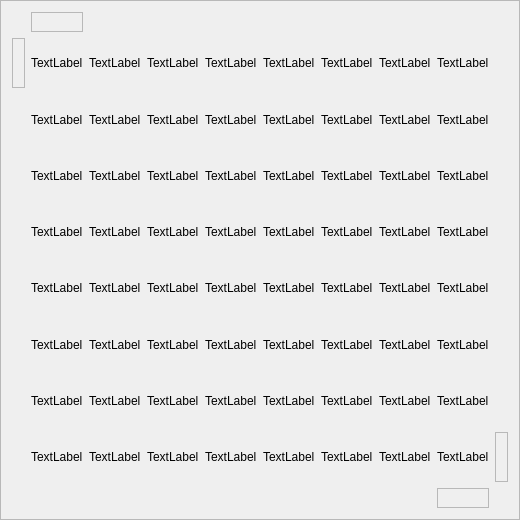
  <widget class="QFrame" name="PieceFrame">
   <property name="geometry">
    <rect>
     <x>0</x>
     <y>0</y>
     <width>520</width>
     <height>520</height>
    </rect>
   </property>
   <property name="frameShape">
    <enum>QFrame::StyledPanel</enum>
   </property>
   <property name="frameShadow">
    <enum>QFrame::Raised</enum>
   </property>
   <layout class="QGridLayout" name="gridLayout_3">
    <item row="7" column="3">
     <widget class="QLabel" name="label_108">
      <property name="text">
       <string>TextLabel</string>
      </property>
     </widget>
    </item>
    <item row="7" column="5">
     <widget class="QLabel" name="label_110">
      <property name="text">
       <string>TextLabel</string>
      </property>
     </widget>
    </item>
    <item row="8" column="4">
     <widget class="QLabel" name="label_116">
      <property name="text">
       <string>TextLabel</string>
      </property>
     </widget>
    </item>
    <item row="1" column="6">
     <widget class="QLabel" name="label_66">
      <property name="text">
       <string>TextLabel</string>
      </property>
     </widget>
    </item>
    <item row="7" column="8">
     <widget class="QLabel" name="label_113">
      <property name="text">
       <string>TextLabel</string>
      </property>
     </widget>
    </item>
    <item row="4" column="8">
     <widget class="QLabel" name="label_92">
      <property name="text">
       <string>TextLabel</string>
      </property>
     </widget>
    </item>
    <item row="8" column="8">
     <widget class="QLabel" name="label_120">
      <property name="text">
       <string>TextLabel</string>
      </property>
     </widget>
    </item>
    <item row="6" column="2">
     <widget class="QLabel" name="label_100">
      <property name="text">
       <string>TextLabel</string>
      </property>
     </widget>
    </item>
    <item row="5" column="1">
     <widget class="QLabel" name="label_70">
      <property name="text">
       <string>TextLabel</string>
      </property>
     </widget>
    </item>
    <item row="5" column="3">
     <widget class="QLabel" name="label_95">
      <property name="text">
       <string>TextLabel</string>
      </property>
     </widget>
    </item>
    <item row="4" column="4">
     <widget class="QLabel" name="label_88">
      <property name="text">
       <string>TextLabel</string>
      </property>
     </widget>
    </item>
    <item row="7" column="1">
     <widget class="QLabel" name="label_72">
      <property name="text">
       <string>TextLabel</string>
      </property>
     </widget>
    </item>
    <item row="7" column="6">
     <widget class="QLabel" name="label_111">
      <property name="text">
       <string>TextLabel</string>
      </property>
     </widget>
    </item>
    <item row="8" column="7">
     <widget class="QLabel" name="label_119">
      <property name="text">
       <string>TextLabel</string>
      </property>
     </widget>
    </item>
    <item row="8" column="9">
     <widget class="QFrame" name="frame_69">
      <property name="maximumSize">
       <size>
        <width>20</width>
        <height>16777215</height>
       </size>
      </property>
      <property name="frameShape">
       <enum>QFrame::StyledPanel</enum>
      </property>
      <property name="frameShadow">
       <enum>QFrame::Raised</enum>
      </property>
     </widget>
    </item>
    <item row="1" column="8">
     <widget class="QLabel" name="label_68">
      <property name="text">
       <string>TextLabel</string>
      </property>
     </widget>
    </item>
    <item row="2" column="1">
     <widget class="QLabel" name="label_58">
      <property name="text">
       <string>TextLabel</string>
      </property>
     </widget>
    </item>
    <item row="3" column="3">
     <widget class="QLabel" name="label_81">
      <property name="text">
       <string>TextLabel</string>
      </property>
     </widget>
    </item>
    <item row="1" column="7">
     <widget class="QLabel" name="label_67">
      <property name="text">
       <string>TextLabel</string>
      </property>
     </widget>
    </item>
    <item row="2" column="7">
     <widget class="QLabel" name="label_79">
      <property name="text">
       <string>TextLabel</string>
      </property>
     </widget>
    </item>
    <item row="4" column="1">
     <widget class="QLabel" name="label_69">
      <property name="text">
       <string>TextLabel</string>
      </property>
     </widget>
    </item>
    <item row="2" column="3">
     <widget class="QLabel" name="label_75">
      <property name="text">
       <string>TextLabel</string>
      </property>
     </widget>
    </item>
    <item row="8" column="1">
     <widget class="QLabel" name="label_73">
      <property name="text">
       <string>TextLabel</string>
      </property>
     </widget>
    </item>
    <item row="5" column="4">
     <widget class="QLabel" name="label_94">
      <property name="text">
       <string>TextLabel</string>
      </property>
     </widget>
    </item>
    <item row="5" column="2">
     <widget class="QLabel" name="label_93">
      <property name="text">
       <string>TextLabel</string>
      </property>
     </widget>
    </item>
    <item row="3" column="6">
     <widget class="QLabel" name="label_84">
      <property name="text">
       <string>TextLabel</string>
      </property>
     </widget>
    </item>
    <item row="8" column="3">
     <widget class="QLabel" name="label_115">
      <property name="text">
       <string>TextLabel</string>
      </property>
     </widget>
    </item>
    <item row="1" column="1">
     <widget class="QLabel" name="label_57">
      <property name="text">
       <string>TextLabel</string>
      </property>
     </widget>
    </item>
    <item row="6" column="7">
     <widget class="QLabel" name="label_105">
      <property name="text">
       <string>TextLabel</string>
      </property>
     </widget>
    </item>
    <item row="8" column="2">
     <widget class="QLabel" name="label_114">
      <property name="text">
       <string>TextLabel</string>
      </property>
     </widget>
    </item>
    <item row="1" column="3">
     <widget class="QLabel" name="label_63">
      <property name="text">
       <string>TextLabel</string>
      </property>
     </widget>
    </item>
    <item row="1" column="2">
     <widget class="QLabel" name="label_59">
      <property name="text">
       <string>TextLabel</string>
      </property>
     </widget>
    </item>
    <item row="5" column="6">
     <widget class="QLabel" name="label_97">
      <property name="text">
       <string>TextLabel</string>
      </property>
     </widget>
    </item>
    <item row="4" column="6">
     <widget class="QLabel" name="label_90">
      <property name="text">
       <string>TextLabel</string>
      </property>
     </widget>
    </item>
    <item row="3" column="2">
     <widget class="QLabel" name="label_62">
      <property name="text">
       <string>TextLabel</string>
      </property>
     </widget>
    </item>
    <item row="2" column="5">
     <widget class="QLabel" name="label_76">
      <property name="text">
       <string>TextLabel</string>
      </property>
     </widget>
    </item>
    <item row="8" column="5">
     <widget class="QLabel" name="label_117">
      <property name="text">
       <string>TextLabel</string>
      </property>
     </widget>
    </item>
    <item row="1" column="4">
     <widget class="QLabel" name="label_64">
      <property name="text">
       <string>TextLabel</string>
      </property>
     </widget>
    </item>
    <item row="6" column="5">
     <widget class="QLabel" name="label_103">
      <property name="text">
       <string>TextLabel</string>
      </property>
     </widget>
    </item>
    <item row="0" column="1">
     <widget class="QFrame" name="frame_68">
      <property name="maximumSize">
       <size>
        <width>16777215</width>
        <height>20</height>
       </size>
      </property>
      <property name="frameShape">
       <enum>QFrame::StyledPanel</enum>
      </property>
      <property name="frameShadow">
       <enum>QFrame::Raised</enum>
      </property>
     </widget>
    </item>
    <item row="6" column="6">
     <widget class="QLabel" name="label_104">
      <property name="text">
       <string>TextLabel</string>
      </property>
     </widget>
    </item>
    <item row="6" column="3">
     <widget class="QLabel" name="label_101">
      <property name="text">
       <string>TextLabel</string>
      </property>
     </widget>
    </item>
    <item row="2" column="6">
     <widget class="QLabel" name="label_78">
      <property name="text">
       <string>TextLabel</string>
      </property>
     </widget>
    </item>
    <item row="3" column="8">
     <widget class="QLabel" name="label_86">
      <property name="text">
       <string>TextLabel</string>
      </property>
     </widget>
    </item>
    <item row="4" column="3">
     <widget class="QLabel" name="label_87">
      <property name="text">
       <string>TextLabel</string>
      </property>
     </widget>
    </item>
    <item row="6" column="1">
     <widget class="QLabel" name="label_71">
      <property name="text">
       <string>TextLabel</string>
      </property>
     </widget>
    </item>
    <item row="4" column="7">
     <widget class="QLabel" name="label_91">
      <property name="text">
       <string>TextLabel</string>
      </property>
     </widget>
    </item>
    <item row="8" column="6">
     <widget class="QLabel" name="label_118">
      <property name="text">
       <string>TextLabel</string>
      </property>
     </widget>
    </item>
    <item row="6" column="4">
     <widget class="QLabel" name="label_102">
      <property name="text">
       <string>TextLabel</string>
      </property>
     </widget>
    </item>
    <item row="5" column="7">
     <widget class="QLabel" name="label_98">
      <property name="text">
       <string>TextLabel</string>
      </property>
     </widget>
    </item>
    <item row="3" column="1">
     <widget class="QLabel" name="label_61">
      <property name="text">
       <string>TextLabel</string>
      </property>
     </widget>
    </item>
    <item row="1" column="5">
     <widget class="QLabel" name="label_65">
      <property name="text">
       <string>TextLabel</string>
      </property>
     </widget>
    </item>
    <item row="7" column="4">
     <widget class="QLabel" name="label_109">
      <property name="text">
       <string>TextLabel</string>
      </property>
     </widget>
    </item>
    <item row="2" column="8">
     <widget class="QLabel" name="label_80">
      <property name="text">
       <string>TextLabel</string>
      </property>
     </widget>
    </item>
    <item row="3" column="4">
     <widget class="QLabel" name="label_82">
      <property name="text">
       <string>TextLabel</string>
      </property>
     </widget>
    </item>
    <item row="7" column="7">
     <widget class="QLabel" name="label_112">
      <property name="text">
       <string>TextLabel</string>
      </property>
     </widget>
    </item>
    <item row="2" column="2">
     <widget class="QLabel" name="label_60">
      <property name="text">
       <string>TextLabel</string>
      </property>
     </widget>
    </item>
    <item row="6" column="8">
     <widget class="QLabel" name="label_106">
      <property name="text">
       <string>TextLabel</string>
      </property>
     </widget>
    </item>
    <item row="4" column="2">
     <widget class="QLabel" name="label_74">
      <property name="text">
       <string>TextLabel</string>
      </property>
     </widget>
    </item>
    <item row="2" column="4">
     <widget class="QLabel" name="label_77">
      <property name="text">
       <string>TextLabel</string>
      </property>
     </widget>
    </item>
    <item row="7" column="2">
     <widget class="QLabel" name="label_107">
      <property name="text">
       <string>TextLabel</string>
      </property>
     </widget>
    </item>
    <item row="5" column="5">
     <widget class="QLabel" name="label_96">
      <property name="text">
       <string>TextLabel</string>
      </property>
     </widget>
    </item>
    <item row="4" column="5">
     <widget class="QLabel" name="label_89">
      <property name="text">
       <string>TextLabel</string>
      </property>
     </widget>
    </item>
    <item row="3" column="7">
     <widget class="QLabel" name="label_85">
      <property name="text">
       <string>TextLabel</string>
      </property>
     </widget>
    </item>
    <item row="5" column="8">
     <widget class="QLabel" name="label_99">
      <property name="text">
       <string>TextLabel</string>
      </property>
     </widget>
    </item>
    <item row="1" column="0">
     <widget class="QFrame" name="frame">
      <property name="maximumSize">
       <size>
        <width>20</width>
        <height>16777215</height>
       </size>
      </property>
      <property name="frameShape">
       <enum>QFrame::StyledPanel</enum>
      </property>
      <property name="frameShadow">
       <enum>QFrame::Raised</enum>
      </property>
     </widget>
    </item>
    <item row="3" column="5">
     <widget class="QLabel" name="label_83">
      <property name="text">
       <string>TextLabel</string>
      </property>
     </widget>
    </item>
    <item row="9" column="8">
     <widget class="QFrame" name="frame_70">
      <property name="maximumSize">
       <size>
        <width>16777215</width>
        <height>20</height>
       </size>
      </property>
      <property name="frameShape">
       <enum>QFrame::StyledPanel</enum>
      </property>
      <property name="frameShadow">
       <enum>QFrame::Raised</enum>
      </property>
     </widget>
    </item>
   </layout>
  </widget>
